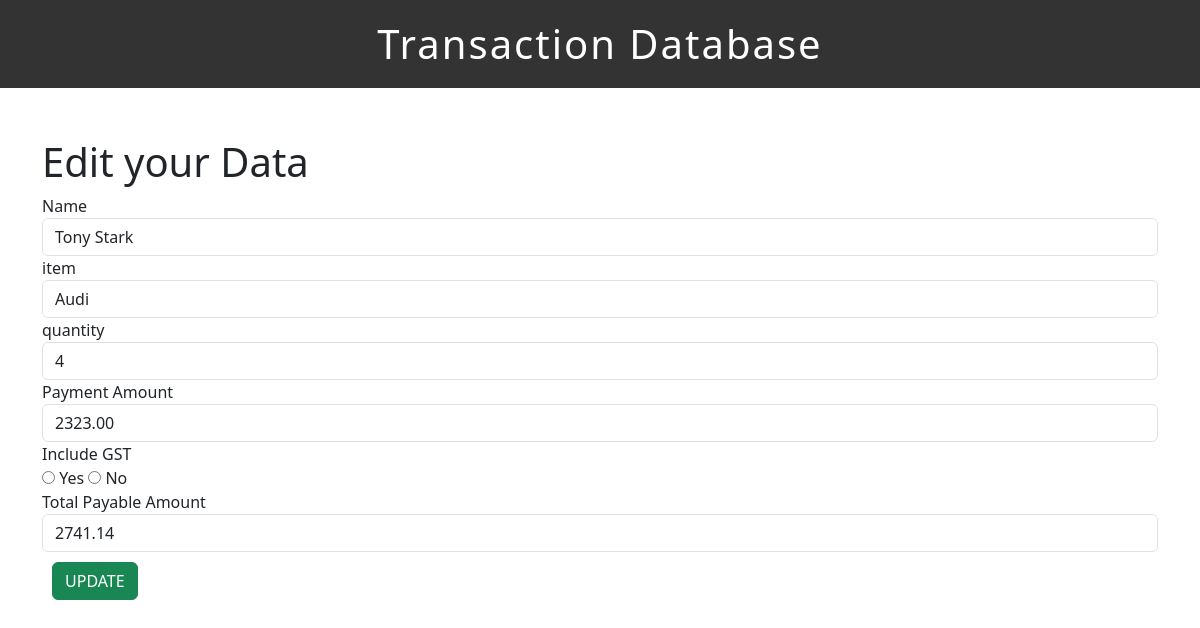
Page /update_page_1.php?id=11 on the committed database.
### tables this page shows
CREATE TABLE `customers` (
  `id` int(11) NOT NULL,
  `name` varchar(255) NOT NULL,
  `item` varchar(255) NOT NULL,
  `quantity` int(11) NOT NULL,
  `total_amount` decimal(10,2) NOT NULL,
  `include_gst` varchar(255) NOT NULL,
  `payable_amount` decimal(10,2) NOT NULL
);

### update_page_1.php (the view, shortened to what this page needs)
<?php include('header.php')?>
<?php include('dbcon.php')?>
	<?php
	if(isset($_GET['id'])){
		$id = $_GET['id'];
            $query = "SELECT * FROM `customers` WHERE `id` = '$id'";
            $result = mysqli_query($connection, $query);
            if(!$result){
                die("query Failed".mysqli_error());
            }
            else {
                $row = mysqli_fetch_assoc($result);
            }
        }
	?>
	<form action="update_page_1.php?id_new=<?php echo $id; ?>" method="post">
    <h1>Edit your Data</h1>
    <div class="form-group">
        <label for="name">Name</label>
        <input type="text" name="name" class="form-control" value="<?php echo $row['name']; ?>" required>
    </div>
    <div class="form-group">
        <label for="item">item</label>
        <input type="text" name="item" class="form-control" value="<?php echo $row['item']; ?>" required>
    </div>
     <div class="form-group">
        <label for="quantity">quantity</label>
        <input type="number" name="quantity" class="form-control" value="<?php echo $row['quantity']; ?>" step="1" required>
    </div>
    <div class="form-group">
        <label for="total_amount">Payment Amount</label>
        <input type="number" id="total_amount" name="total_amount" class="form-control" value="<?php echo $row['total_amount']; ?>"required>
    </div>
      <div class="form-group">
      <label>Include GST</label><br>
      <input type="radio" name="include_gst" value="Yes" id="gst_yes" required> Yes
      <input type="radio" name="include_gst" value="No" id="gst_no" required> No
      </div>
    <div class="form-group">
        <label for="payable_amount">Total Payable Amount</label>
        <input type="number" id="payable_amount" name="payable_amount" class="form-control" value="<?php echo $row['payable_amount']; ?>" readonly>
    </div>
    <input type="submit" class="btn btn-success" name="update_customers" value="UPDATE" style="margin:10px;">
</form>
<?php include('footer.php')?>

### rows in the picture
customers: name "Tony Stark", item "Audi", quantity "4", total_amount "2323.00", payable_amount "2741.14"
